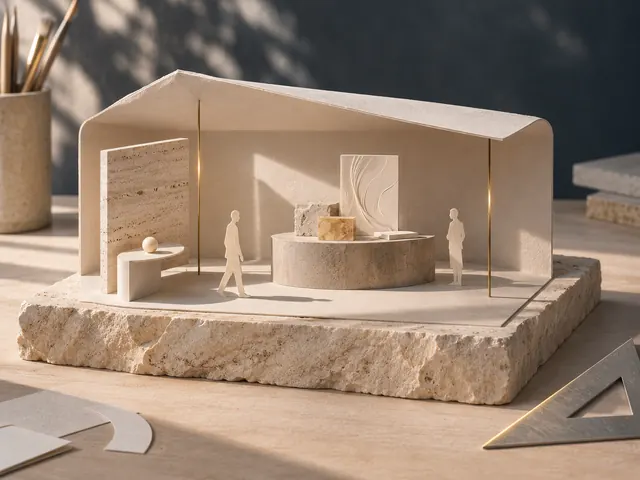
#> input picture atelier-en-lumiere/images/atelier-mobile.webp, 640 x 480 px
$ python -i edition.py   (imports and definitions only)
#> lines starting #> are read from the running program, lines starting #| are printed output that depends on the picture; after the words box and inside, x2 and y2 are one past the last pixel; in counts of white or black regions, pixels touching at a corner belong together
"""Composite the Blender shadow pass on #f4f0e7 and prepare the web editions.

Uses Pillow, NumPy and SciPy. FFmpeg with libx264 writes indexed H.264 clips.
"""

import argparse
import subprocess
from pathlib import Path

import numpy as np
from PIL import Image
from scipy.ndimage import gaussian_filter

parser = argparse.ArgumentParser()
# [3 lines not run here, left out]
# [1 line that did not run here, left out]
assets = Path(__file__).resolve().parents[2] / "public/trace"
# [1 line not run here, left out]
paper = np.array([244, 240, 231], dtype=np.float32)
shadow_ink = np.array([84, 68, 50], dtype=np.float32)


def composite(path, transparent=False):
#> called with transparent = False
    image = np.asarray(Image.open(path).convert("RGBA"), dtype=np.float32)
    rgb = image[:, :, :3]
    coverage = image[:, :, 3] / 255
#> coverage: shape (480, 640) float32; every value is 1
    # Cycles gives a black RGBA shadow catcher and straight colour on geometry.
    # Filtering them separately retains the extremely narrow sheet edge.
    object_pixel = rgb.max(axis=2) > 18
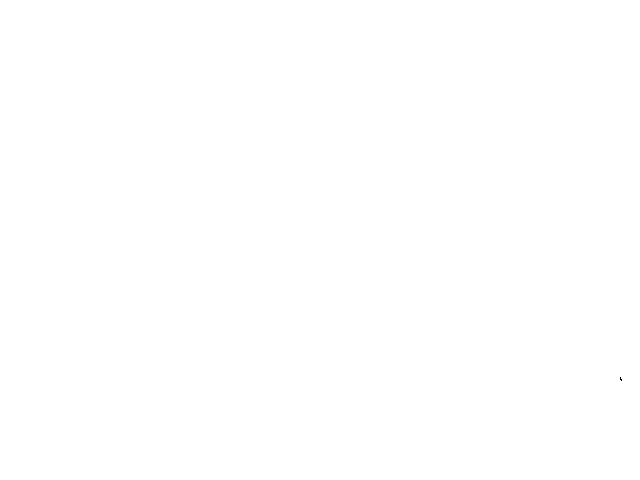
#> object_pixel: shape (480, 640) bool; 100% white; black in thin lines or dots, all inside (x1, y1, x2, y2) = (620, 377, 622, 381)
    shadow_zone = (~object_pixel).astype(np.float32)
    softness = max(2.2, image.shape[1] / 161)
#> softness = 3.98
    weights = gaussian_filter(shadow_zone, softness)
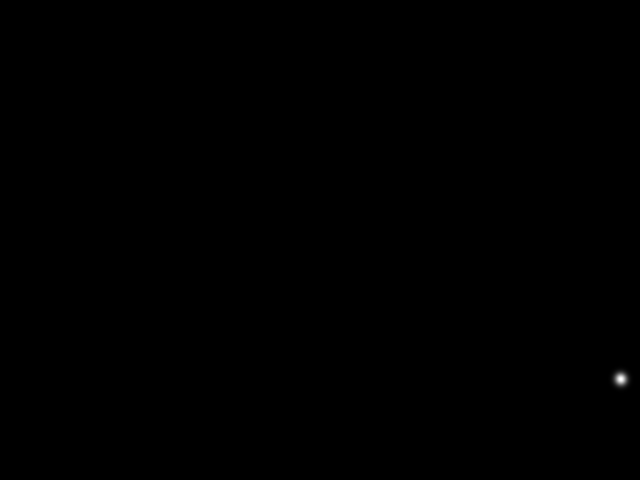
#> weights: shape (480, 640) float32; min 0, max 0.0479, mean 1.63e-05; drawn with min black and max white
    shadow = gaussian_filter(coverage * shadow_zone, softness) / np.maximum(0.01, weights)
    # Remove the weak stochastic World occlusion on the distant floor.
    shadow = np.clip((shadow - 0.072) / 0.928, 0, 1) ** 1.13
    h, w = coverage.shape
#> h = 480; w = 640
    yy, xx = np.ogrid[:h, :w]
#> yy = 480 values from 0 to 479
    # Leave the last edge of the photographic studio seamlessly in paper.
    px = np.minimum(xx, w - 1 - xx) / max(12, 0.12 * w)
    py = np.minimum(yy, h - 1 - yy) / max(12, 0.09 * h)
    fade = np.clip(np.minimum(px, py), 0, 1)
    fade = fade * fade * (3 - 2 * fade)
    shadow *= fade
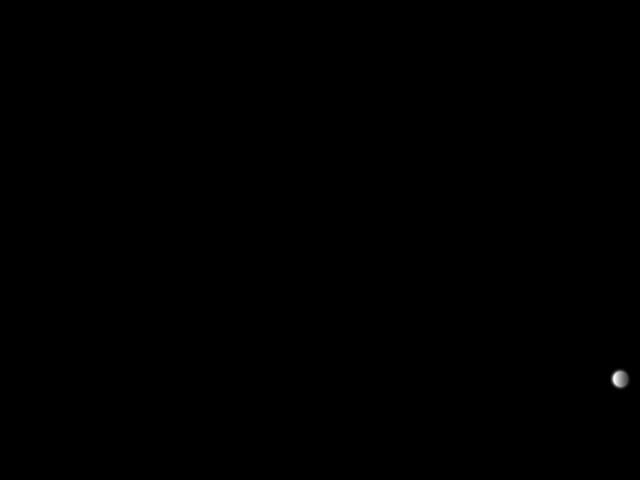
#> shadow: shape (480, 640) float32; min 0, max 0.249, mean 0.000118; drawn with min black and max white
    background = paper[None, None, :] + (shadow_ink - paper)[None, None, :] * shadow[:, :, None] * 0.68
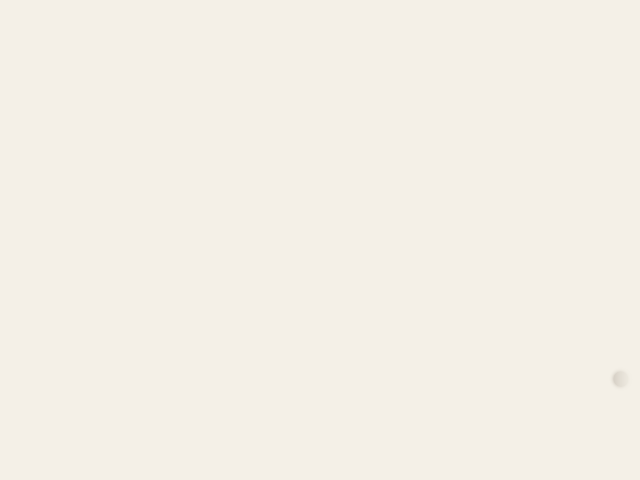
#> background: shape (480, 640, 3) float32; mean of channels 0, 1, 2 243.6, 240, 231.7; drawn as R, G, B
    # A 3×3 range-aware pass removes sampling grain on broad lacquer without
    # softening its profile, specular breaks or the small letters on the kiosk.
    padded = np.pad(rgb, ((1, 1), (1, 1), (0, 0)), mode="edge")
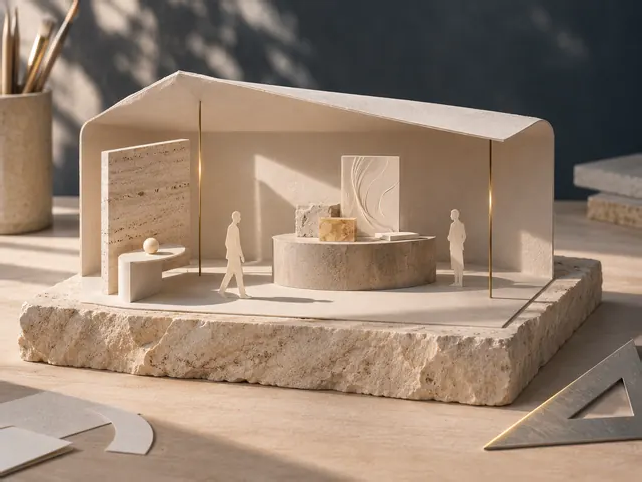
#> padded: shape (482, 642, 3) float32; mean R, G, B 148.8, 128.7, 111.8
    smooth = np.zeros_like(rgb)
    mass = np.zeros((h, w, 1), np.float32)
    for y in range(3):
        for x in range(3):
            neighbor = padded[y : y + h, x : x + w]
            dist = np.abs(neighbor - rgb).mean(axis=2)
            weight = (1 / (1 + (dist / 18) ** 3)) * (1.0 if x == 1 and y == 1 else 0.82)
            smooth += neighbor * weight[:, :, None]
            mass += weight[:, :, None]
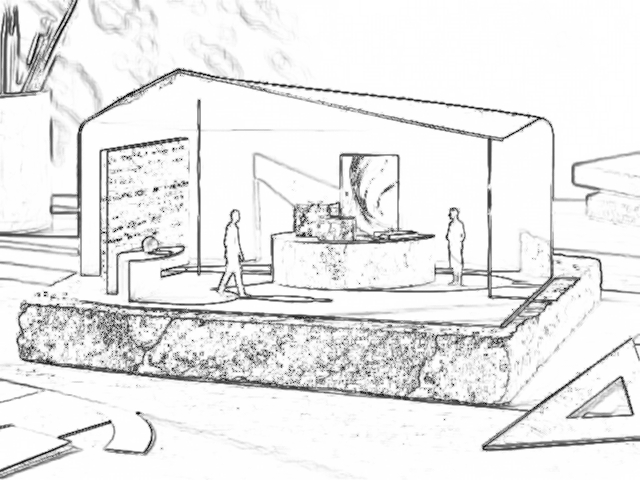
#> mass: shape (480, 640, 1) float32; min 1.07, max 7.56, mean 7.04; drawn with min black and max white
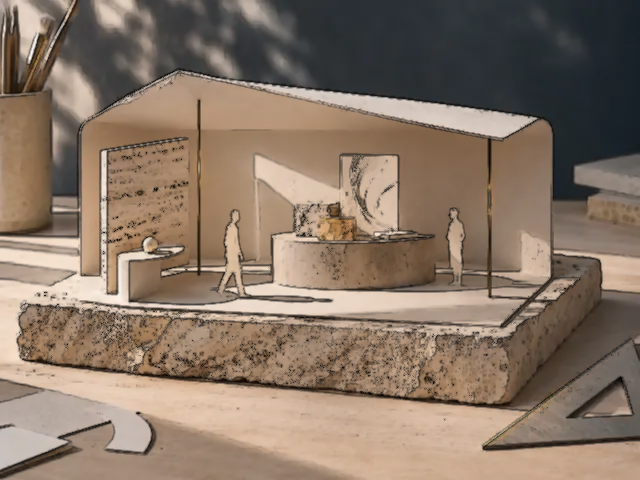
#> smooth: shape (480, 640, 3) float32; mean R, G, B 1038, 898.9, 782.6; drawn with min black and max white
    smooth /= mass
    alpha = np.where(object_pixel, coverage, 0)[:, :, None]
    if transparent:
        shaded = shadow[:, :, None] * 0.68
        matte = alpha + shaded * (1 - alpha)
        pigment = smooth * alpha + shadow_ink[None, None, :] * shaded * (1 - alpha)
        straight = pigment / np.maximum(matte, 0.00001)
        rgba = np.concatenate((straight, matte * 255), axis=2)
        return Image.fromarray(np.uint8(np.clip(rgba + 0.5, 0, 255)), "RGBA")
    output = smooth * alpha + background * (1 - alpha)
    return Image.fromarray(np.uint8(np.clip(output + 0.5, 0, 255)), "RGB")


# [75 lines left out: functions still, movie, not called in this run]


# [10 lines not run here, left out]

>>> result = composite('../../atelier-en-lumiere/images/atelier-mobile.webp')
